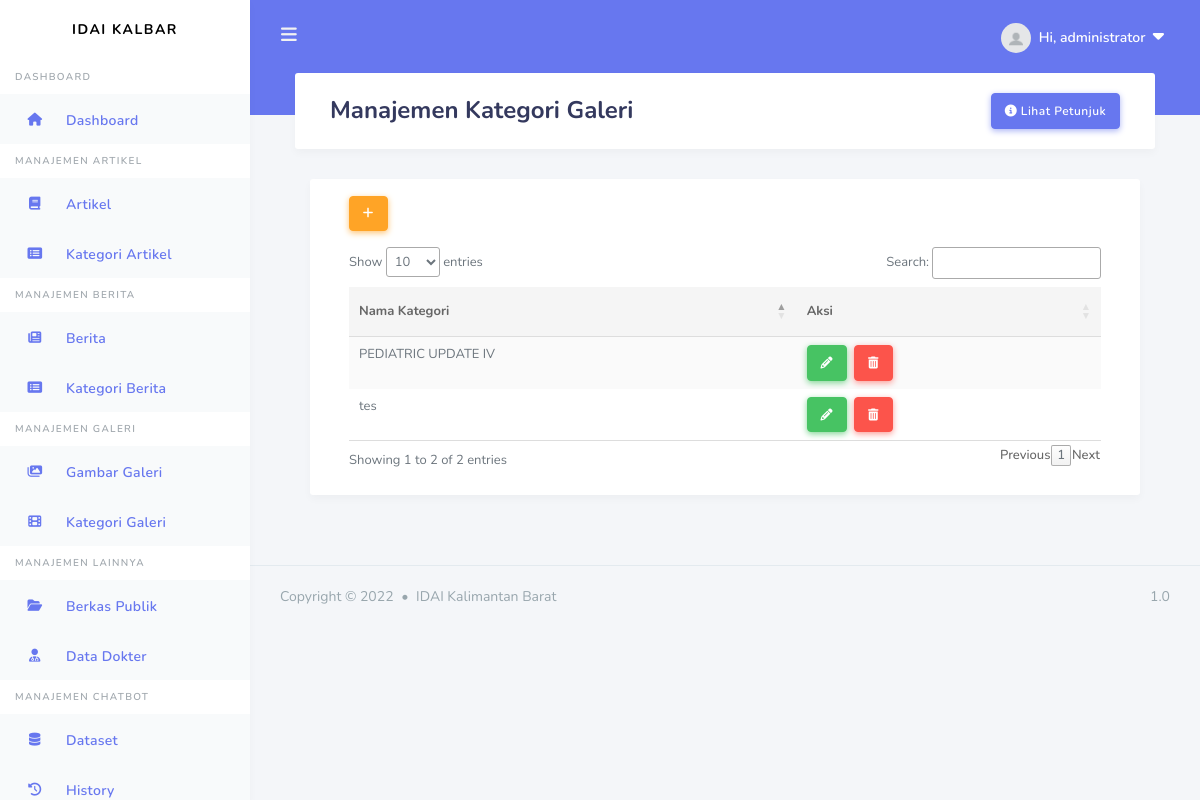
Before: /admin/kategori-galeri (signed in) with the older database file.
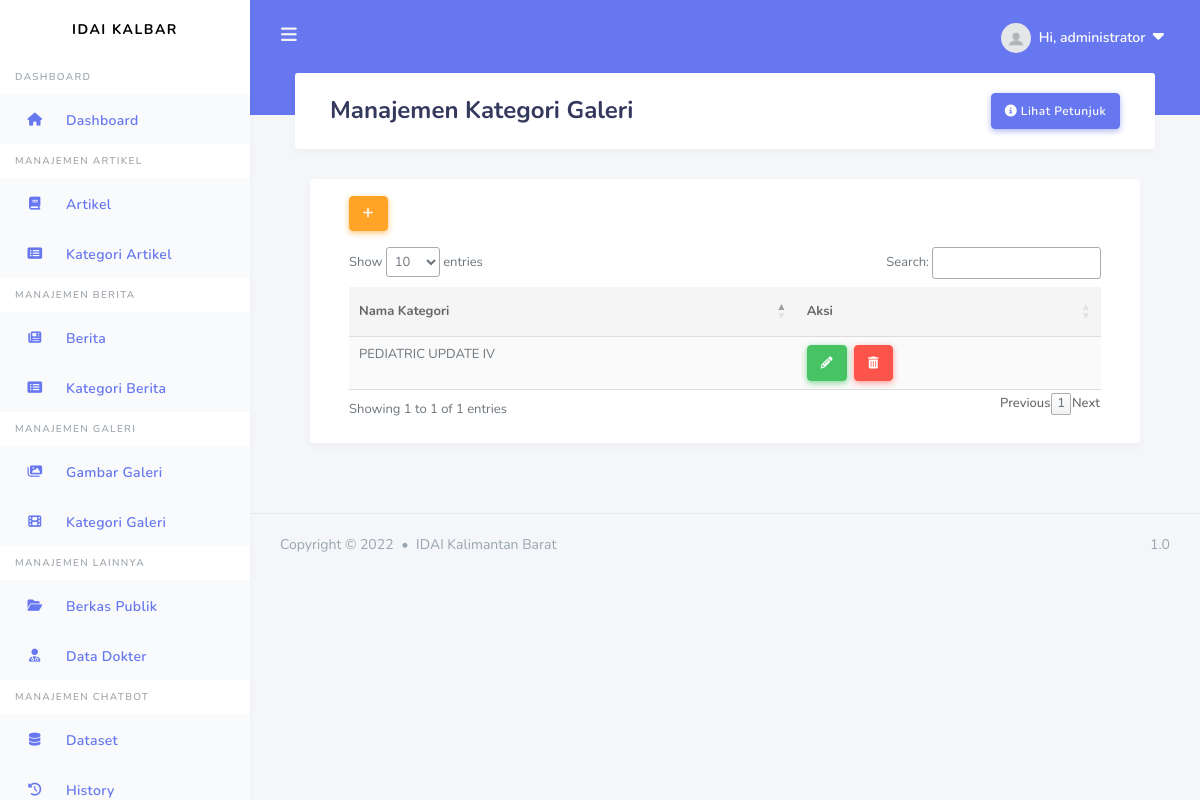
After: the same page with the newer database file.
### apps/models.py (models this page shows, shortened)
class Gallery(db.Model):
    id = db.Column(db.Integer, primary_key=True)
    title = db.Column(db.String(100), nullable=False)
    date_posted = db.Column(db.DateTime, nullable=False, default=datetime.utcnow)
    slug = db.Column(db.Text, nullable=False, unique=True)
    description = db.Column(db.String(100))
    user_id = db.Column(db.Integer, db.ForeignKey('user.id'), nullable=False)
    images = db.relationship('Images_Gallery', backref='gallery')

### apps/galleries/routes.py (the view)
@galleries.route("/admin/kategori-galeri", methods=['GET', 'POST'])
@login_required
def new_gallery():
    form = GalleryForm()
    galls = Gallery.query.all()
    if form.validate_on_submit():
        gall = Gallery(title=form.title.data, author=current_user, slug = slugify(request.form.get("title")))
        db.session.add(gall)
        db.session.commit()
        flash('Your Image Gallery has been added!', 'primary')
        return redirect(url_for('galleries.new_gallery'))
    return render_template('users/admin/galleries/galeri_kategori.html', form=form, galls=galls, title='Kategori Galeri')

### apps/galleries/forms.py
class GalleryForm(FlaskForm):
    title = StringField('Nama Galeri', validators=[DataRequired()])
    submit = SubmitField('Simpan Galeri')

### apps/models.py (called while the page is built)
@login_manager.user_loader
def load_user(user_id):
    return User.query.get(int(user_id))

### apps/templates/users/admin/galleries/galeri_kategori.html (shortened to what this page needs)
{% extends "layouts/base_dashboard.html" %}
{% block header %}
<div class="container">
    <h1>Manajemen {{ title }}</h1>
    <button type="button" class="btn btn-primary float-right" data-toggle="modal" data-target="#modalll">
        <i class="fa-solid fa-circle-info"></i>&nbsp;Lihat Petunjuk
    </button>
</div>
{% endblock header %}
{% block content %}
<div class="container">
    <div class="row">
      <div class="col-12 col-md-12 col-lg-12">
        <div class="card">
          <section class="section m-4">
            <div class="container mb-3">
                <button type="button" class="btn btn-warning btn-md" data-placement="top" title="Add" data-toggle="modal" data-target="#exampleModal">
                    <i class="fa-solid fa-plus"></i>
                </button>
            </div>
            <div class="container">
                <table id="data" class="table table-striped table-hover">
                    <thead>
                        <tr>
                            <th scope="col">Nama Kategori</th>
                            <th scope="col">Aksi</th>
                        </tr>
                        </thead>
                        <tbody>
                        {% for g in galls %}
                        <tr>
                            <td>{{ g.title }}</td>
                            <td>
                                <div>
                                    <button type="button" class="btn btn-success btn-md mr-1" data-toggle="modal" data-target="#updateModal{{g.id}}" title="Edit">
                                        <i class="fa-solid fa-pencil"></i>
                                    </button>
                                    <button type="button" class="btn btn-md btn-danger " data-toggle="modal" data-target="#deleteModal{{g.id}}" title="Delete">
                                        <i class="fa-solid fa-trash-can"></i>
                                    </button>
                                </div>
                            </td>
                        </tr>
                        {% endfor %}
                        </tbody>
                </table>
            </div>
          </section>
        </div>
      </div>
    </div>
</div>
{% endblock content%}

Changed rows visible on the page:
removed Gallery: title "tes"
Other visible differences:
text written by a page script: "Show entries Search: Showing 1 to 2 of 2 entries Previous 1 Next" → "Show entries Search: Showing 1 to 1 of 1 entries Previous 1 Next"
